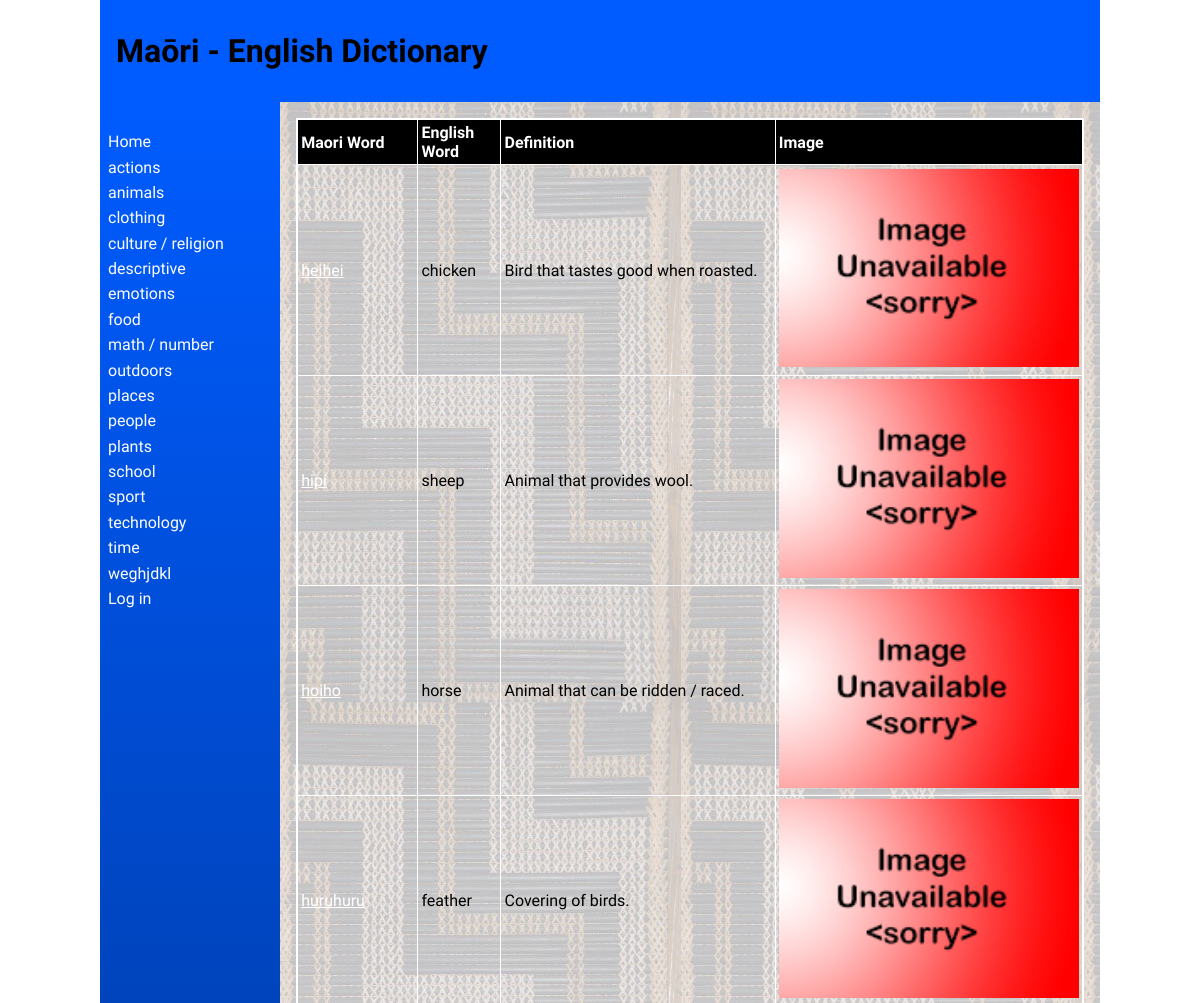
/categories/2 (upper part), run on an earlier commit of the app's database.
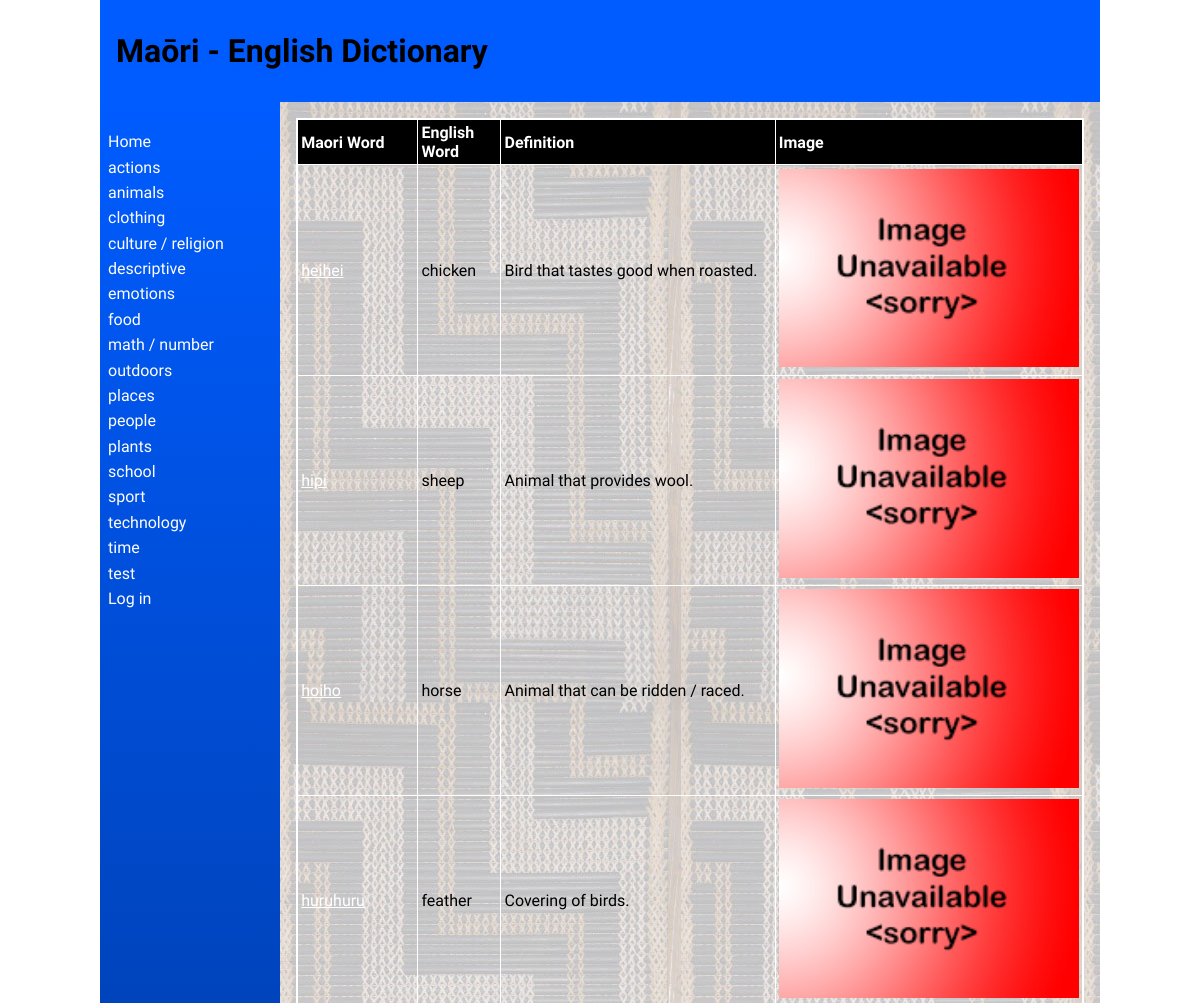
And on a later commit of the database.
### tables this page shows
CREATE TABLE "category"
(
	id INTEGER
		constraint category_pk
			primary key autoincrement,
	category_name varchar(69) not null
);

CREATE TABLE "words"
(
	maori varchar(69),
	english varchar(69),
	category integer,
	definition varchar(100),
	levels integer,
	images varchar(69),
	id integer
		constraint words_pk
			primary key autoincrement,
	date_added integer default 0
, user_id integer);

### app.py (the view, shortened to what this page needs)
@app.route('/categories/<cat_id>', methods=["POST", "GET"])
def render_categorypage(cat_id):
    con = create_connection(DB_NAME)
    query = "SELECT id, maori, english, definition, levels, images FROM words WHERE category=?" \
            "ORDER BY maori ASC"
    cur = con.cursor()
    cur.execute(query, (int(cat_id),))
    definition = cur.fetchall()
    print(definition)
    con.close()
    return render_template('words.html', definitions=definition, logged_in=is_logged_in(), deleting=intention("delete"),
                           categories=fetch_categories(), category=cat_id)

### app.py (called while the page is built)
def intention(button):
    if button in request.form:
        return True
    else:
        return False

def create_connection(db_file):
    try:
        connection = sqlite3.connect(db_file)
        return connection
    except Error as e:
        print(e)
    return None

def fetch_categories():
    con = create_connection(DB_NAME)
    query = "SELECT id, category_name FROM category"
    cur = con.cursor()
    cur.execute(query)
    categories = cur.fetchall()
    con.close()
    return categories

def is_logged_in():
    if session.get("email") is None:
        print("you are not logged in")
        return False
    else:
        print("you are logged in")
        return True

### templates/words.html (shortened to what this page needs)
{% extends 'base.html' %}
{% block heading %}Maōri - English Dictionary{% endblock %}
{% block main %}
    <table>
        <tr>
            <th>Maori Word</th>
            <th>English Word</th>
            <th>Definition</th>
            <th>Image</th>
        </tr>
        {% for definition in definitions %}
            <tr>
                <td><a href="/detail/{{ definition[0] }}">{{ definition[1] }}</a></td>
                <td>{{ definition[2] }}</td>
                <td>{{ definition[3] }}</td>
                <td>
                    <object data="/static/images/{{ definition[2] }}" type="image/jpg">
                        <img src="/static/images/noimage.jpg"
                             alt="">
                    </object>
            </tr>
        {% endfor %}
    </table>
{% endblock %}

### templates/base.html (shortened to what this page needs)
<!doctype html>
<html lang="en">
<head>
   <link href="{{ url_for('static', filename='css/style.css') }}" rel="stylesheet">
</head>
<body>
   <div id="container">
      <header>
         <h1>{% block heading %}{% endblock %}</h1>
      </header>
      <nav>
         <ul>
                <li><a href="\">Home</a></li>
                {% for category in categories %}
                <li><a href="/categories/{{ category[0] }}">{{category[1]}}</a></li>
                {% endfor %}
         <li>
             {% if logged_in %}<a href="/logout">Log out</a>{% else %}
             <a href="/login">Log in</a></li>{% endif %}
         </ul>
      </nav>
      <main>
            {% block main%}{% endblock %}
        </main>
   </div>
</body>
</html>

What changed in the data, as far as the page shows it:
removed category: category_name "weghjdkl"
added category: category_name "test"
